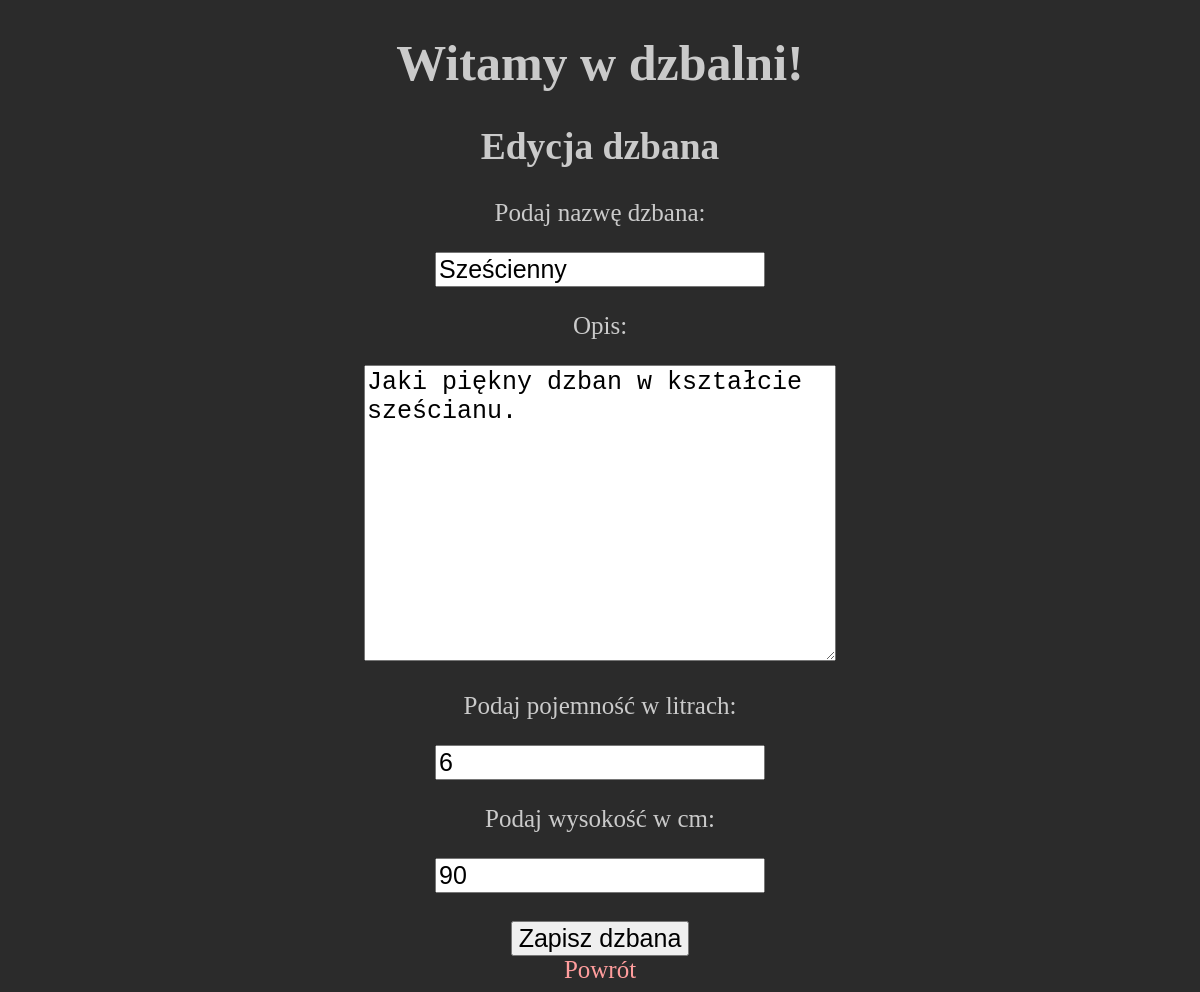
The page /updateForm.php?id=2 on the database its author committed.
### tables this page shows
CREATE TABLE `dzbany` (
  `ID` int(10) UNSIGNED NOT NULL,
  `idKategorii` int(10) UNSIGNED NOT NULL,
  `nazwa` varchar(50) NOT NULL,
  `obrazek` varchar(50) NOT NULL,
  `opis` text NOT NULL,
  `pojemnosc` int(11) NOT NULL,
  `wysokosc` int(11) NOT NULL
);

### updateForm.php (the view, shortened to what this page needs)
<!DOCTYPE html>
<html lang="pl">
<head>
    <link rel="stylesheet" href="style.css" />
</head>
<body>
    <header>
        <h1>Witamy w dzbalni!</h1>
    </header>
    <main>
        <article>
            <header>
                <h2>Edycja dzbana</h2>
            </header>
            <?php
            $conn = new mysqli("localhost", "root", "", "dzbanydb");
            $ID = $_GET["id"];
            $sql = "SELECT ID, nazwa, opis, pojemnosc, wysokosc FROM dzbany WHERE ID=$ID";
            $result = $conn->query($sql);
            $row = $result->fetch_object();
            $nazwa = $row->nazwa;
            $opis = $row->opis;
            $pojemnosc = $row->pojemnosc;
            $wysokosc = $row->wysokosc;
            ?>
            <form action="update.php" method="post">
                <p>Podaj nazwę dzbana: </p>
                <input type="text" name="nazwa" id="nazwa" value="<?= $nazwa ?>">
                <p>Opis: </p>
                <textarea name="opis" cols="30" rows="10"><?= $opis ?></textarea>
                <p>Podaj pojemność w litrach: </p>
                <input type="number" name="pojemnosc" id="pojemnosc" value="<?= $pojemnosc ?>">
                <p>Podaj wysokość w cm: </p>
                <input type="number" name="wysokosc" id="wysokosc" value="<?= $wysokosc ?>"><br> <br>
                <input type="submit" value="Zapisz dzbana">
            </form>
            <a href='index.php'>Powrót</a>
        </article>
    </main>
</body>
</html>

### style.css (style rules this page uses)
body { background-color: rgb(43, 43, 43); color: rgb(202, 202, 202); text-align: center; font-size: 25px; margin-left: 5%; margin-right: 5%; }
input[type="text"], input[type="submit"], input[type="number"], textarea, select { font-size: 25px; }
a { text-decoration: none; }
a:link { color: rgb(255, 157, 157); }

### rows shown on the page
dzbany: nazwa "Sześcienny", opis "Jaki piękny dzban w kształcie sześcianu.", pojemnosc "6", wysokosc "90"
